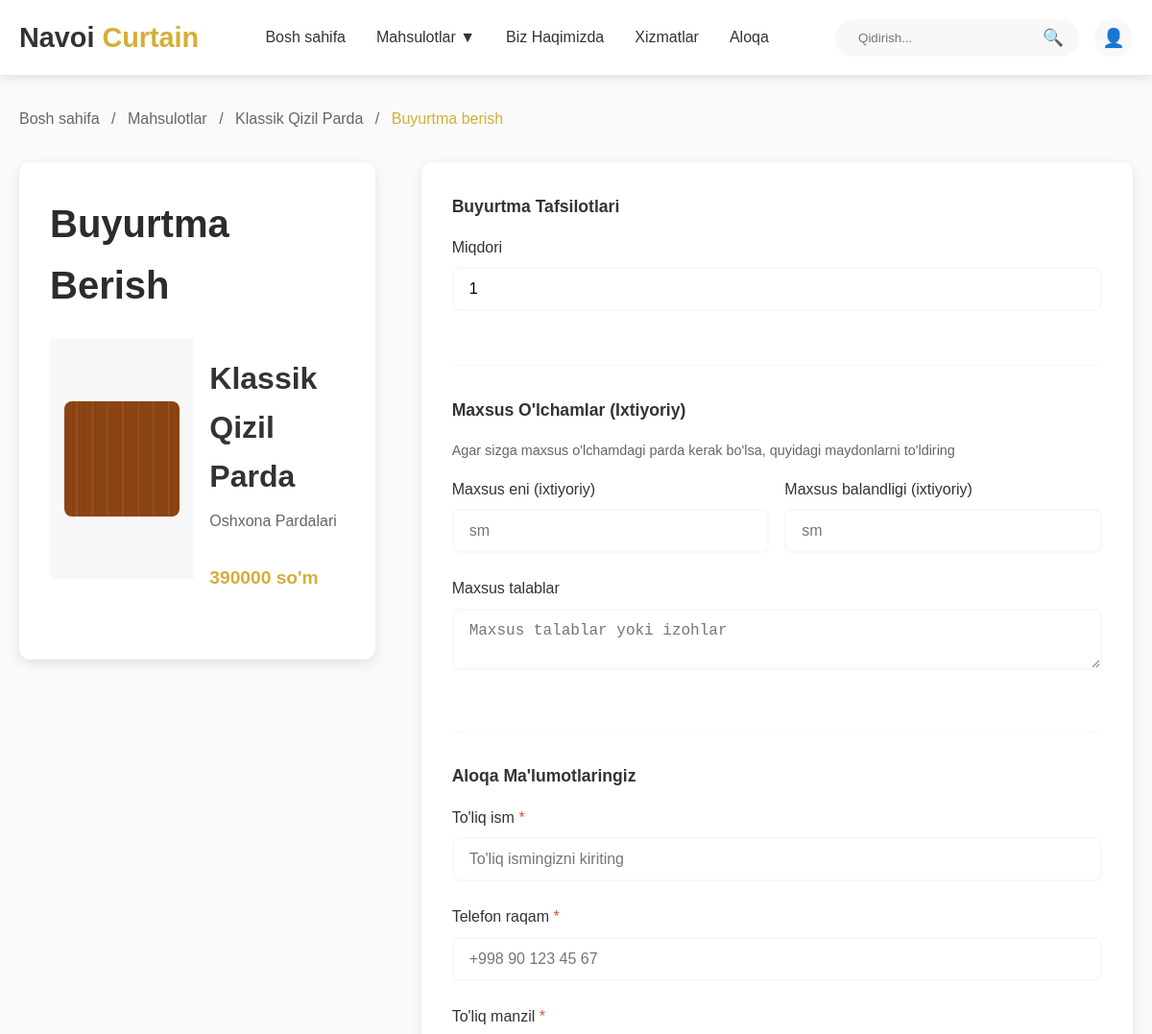
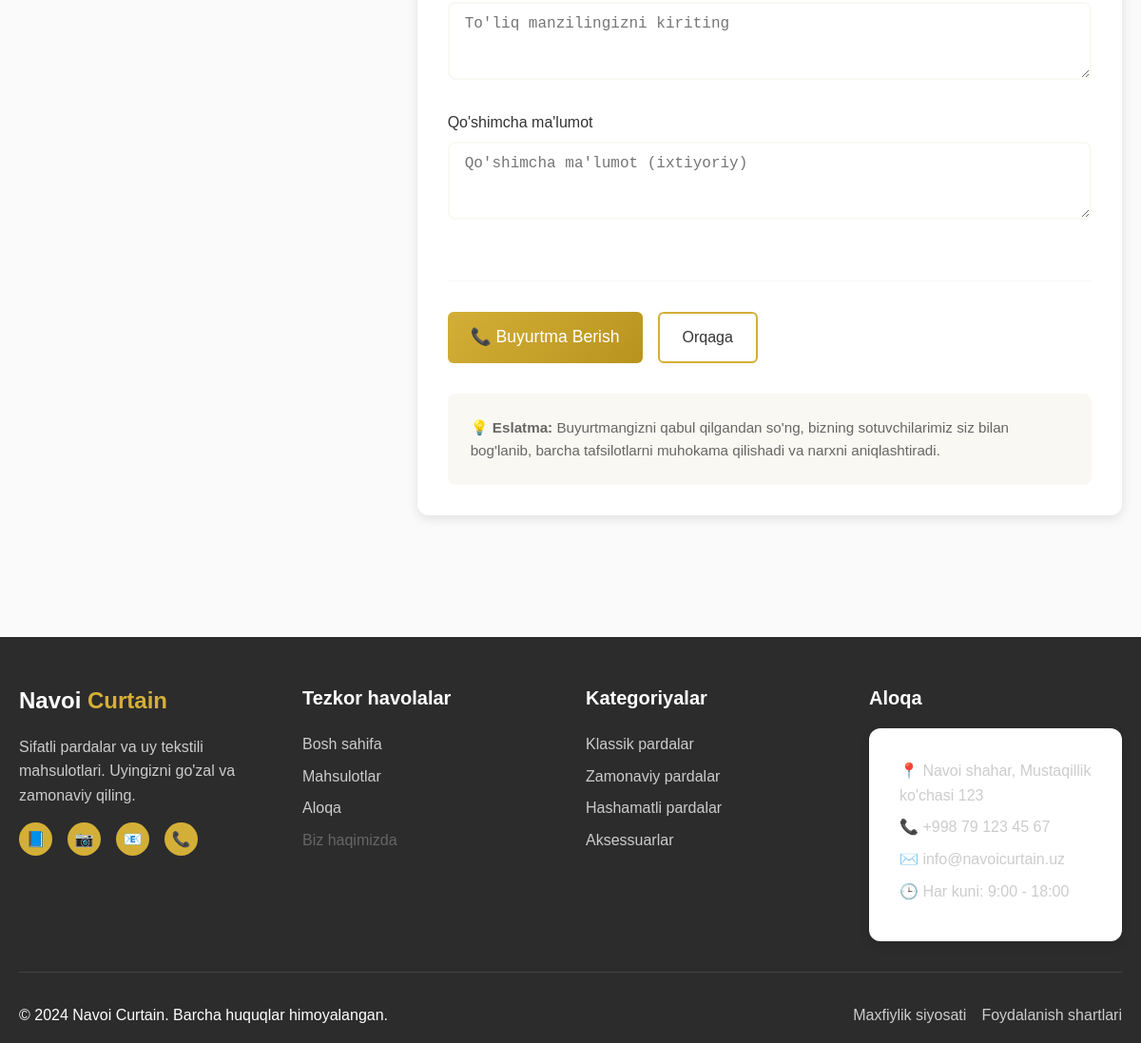
/orders/quick-order/6/, run on the app's committed database (2 pictures, top to bottom).
### apps/curtains/models.py (models this page shows, shortened)
class Curtain(models.Model):
    FABRIC_CHOICES = [
        ('cotton', _('Paxta')),
        ('silk', _('Ipak')),
        ('linen', _('Zig\'ir')),
        ('polyester', _('Polyester')),
        ('velvet', _('Baxmal')),
        ('other', _('Boshqa')),
    ]
    STATUS_CHOICES = [
        ('available', _('Mavjud')),
        ('out_of_stock', _('Tugagan')),
        ('discontinued', _('To\'xtatilgan')),
    ]
    title = models.CharField(_('Nomi'), max_length=225, help_text=_('Parda nomi'))
    slug = models.SlugField(_('Slug'), max_length=255, unique=True, blank=True)
    content = models.TextField(_('Ta\'rif'), null=True, blank=True, help_text=_('Parda haqida batafsil ma\'lumot'))
    price = models.PositiveIntegerField(_('Narxi'), help_text=_('So\'mda narx'))
    discount_price = models.PositiveIntegerField(_('Chegirmali narx'), null=True, blank=True)
    category = models.ForeignKey(Category, on_delete=models.SET_NULL, null=True,
                               related_name='curtains', verbose_name=_('Kategoriya'))
    colors = models.ManyToManyField(Color, verbose_name=_('Ranglar'), blank=True,
                                  related_name='curtains')
    fabric_type = models.CharField(_('Mato turi'), max_length=20, choices=FABRIC_CHOICES,
                                 default='other')
    width = models.PositiveIntegerField(_('Eni (sm)'), null=True, blank=True)
    height = models.PositiveIntegerField(_('Balandligi (sm)'), null=True, blank=True)
    status = models.CharField(_('Holati'), max_length=20, choices=STATUS_CHOICES, default='available')
    is_featured = models.BooleanField(_('Asosiy'), default=False,
                                    help_text=_('Asosiy sahifada ko\'rsatish'))
    is_active = models.BooleanField(_('Faol'), default=True)
    views = models.PositiveIntegerField(_('Ko\'rishlar soni'), default=0)
    stock_quantity = models.PositiveIntegerField(_('Ombordagi soni'), default=0)
    created_date = models.DateTimeField(_('Yaratilgan sana'), auto_now_add=True)
    modified_date = models.DateTimeField(_('O\'zgartirilgan sana'), auto_now=True)
    class Meta:
        verbose_name = _('Parda')
        verbose_name_plural = _('Pardalar')
        ordering = ['-created_date']
        db_table = 'curtains'
        indexes = [
            models.Index(fields=['slug']),
            models.Index(fields=['category', 'is_active']),
            models.Index(fields=['is_featured', 'is_active']),
        ]
    @property
    def is_on_sale(self):
        return self.discount_price and self.discount_price < self.price

class CurtainImage(models.Model):
    curtain = models.ForeignKey(Curtain, on_delete=models.CASCADE, related_name='images',
                              verbose_name=_('Parda'))
    image = models.ImageField(_('Rasm'), upload_to='curtains/%Y/%m/%d/')
    alt_text = models.CharField(_('Alt matni'), max_length=255, blank=True)
    is_main = models.BooleanField(_('Asosiy rasm'), default=False)
    order = models.PositiveIntegerField(_('Tartib'), default=0)
    created_date = models.DateTimeField(_('Yaratilgan sana'), auto_now_add=True)
    class Meta:
        verbose_name = _('Parda rasmi')
        verbose_name_plural = _('Parda rasmlari')
        ordering = ['order', '-created_date']
        db_table = 'curtain_images'

class Category(models.Model):
    title = models.CharField(_('Nomi'), max_length=225, help_text=_('Kategoriya nomi'))
    created_date = models.DateTimeField(_('Yaratilgan sana'), auto_now_add=True)
    class Meta:
        verbose_name = _('Kategoriya')
        verbose_name_plural = _('Kategoriyalar')
        ordering = ['-created_date']
        db_table = 'categories'

### apps/orders/views.py (the view)
# urls.py: path('quick-order/<int:curtain_id>/', views.quick_order_view, name='quick_order'),
def quick_order_view(request, curtain_id):
    curtain = get_object_or_404(Curtain, id=curtain_id, is_active=True)
    if request.method == 'POST':
        form = QuickOrderForm(request.POST)
        if form.is_valid():
            order = Order.objects.create(
                user=request.user if request.user.is_authenticated else None,
                customer_name=form.cleaned_data['customer_name'],
                customer_phone=form.cleaned_data['customer_phone'],
                customer_address=form.cleaned_data['customer_address'],
                notes=form.cleaned_data['notes']
            )
            OrderItem.objects.create(
                order=order,
                curtain=curtain,
                quantity=form.cleaned_data['quantity'],
                unit_price=curtain.final_price,
                custom_width=form.cleaned_data.get('custom_width'),
                custom_height=form.cleaned_data.get('custom_height'),
                custom_notes=form.cleaned_data.get('custom_notes')
            )
            messages.success(
                request,
                f'Buyurtmangiz qabul qilindi! Buyurtma raqami: #{order.order_number}. '
                'Tez orada sotuvchilarimiz siz bilan bog\'lanishadi.'
            )
            return redirect('orders:order_success', order_number=order.order_number)
        else:
            messages.error(request, 'Formada xatoliklar mavjud. Iltimos, to\'g\'rilang.')
    else:
        initial_data = {'curtain_id': curtain.id}
        if request.user.is_authenticated:
            initial_data.update({
                'customer_name': request.user.get_full_name(),
                'customer_phone': request.user.phone or '',
            })
        form = QuickOrderForm(initial=initial_data)
    context = {
        'curtain': curtain,
        'form': form,
    }
    return render(request, 'orders/quick_order.html', context)

### templates/orders/quick_order.html (shortened to what this page needs)
{% load static %}
<!DOCTYPE html>
<html lang="uz">
<head>
    <link rel="stylesheet" href="{% static 'css/styles.css' %}">
</head>
<body>
    {% include 'header.html' %}
    <main class="main">
        <div class="container">
            <nav style="margin-bottom: 2rem;">
                <a href="{% url 'curtains:index' %}" style="color: var(--text-light); text-decoration: none;">Bosh sahifa</a>
                <span style="color: var(--text-light); margin: 0 0.5rem;">/</span>
                <a href="{% url 'curtains:products' %}" style="color: var(--text-light); text-decoration: none;">Mahsulotlar</a>
                <span style="color: var(--text-light); margin: 0 0.5rem;">/</span>
                <a href="{% url 'curtains:product_detail' curtain.slug %}" style="color: var(--text-light); text-decoration: none;">{{ curtain.title }}</a>
                <span style="color: var(--text-light); margin: 0 0.5rem;">/</span>
                <span style="color: var(--primary-gold);">Buyurtma berish</span>
            </nav>
            <div class="order-container">
                <div class="order-product-info">
                    <h1>Buyurtma Berish</h1>
                    <div class="product-summary">
                        {% with main_image=curtain.images.first %}
                        <div class="product-image">
                            {% if main_image %}
                                <img src="{{ main_image.image.url }}" alt="{{ curtain.title }}" style="width: 120px; height: 120px; object-fit: cover; border-radius: 8px;">
                            {% else %}
                                <div style="width: 120px; height: 120px; background: var(--light-beige); display: flex; align-items: center; justify-content: center; font-size: 3rem; border-radius: 8px;">🏺</div>
                            {% endif %}
                        </div>
                        {% endwith %}
                        <div class="product-details">
                            <h2>{{ curtain.title }}</h2>
                            <p>{{ curtain.category.title }}</p>
                            <div class="product-price">
                                {% if curtain.is_on_sale %}
                                    <span style="text-decoration: line-through; color: #999; font-size: 0.9rem;">{{ curtain.price|floatformat:0 }} so'm</span>
                                    <span style="color: #e74c3c; font-weight: bold; font-size: 1.2rem;">{{ curtain.final_price|floatformat:0 }} so'm</span>
                                {% else %}
                                    <span style="font-weight: bold; font-size: 1.2rem;">{{ curtain.price|floatformat:0 }} so'm</span>
                                {% endif %}
                            </div>
                        </div>
                    </div>
                </div>
                <div class="order-form-container">
                    <form method="post" class="order-form">
                        <div class="form-section">
                            <h3>Buyurtma Tafsilotlari</h3>
                            <div class="form-group">
                                <label for="{{ form.quantity.id_for_label }}" class="form-label">
                                    {{ form.quantity.label }}
                                </label>
                                {{ form.quantity }}
                            </div>
                        </div>
                        <div class="form-section">
                            <h3>Maxsus O'lchamlar (Ixtiyoriy)</h3>
                            <p style="color: var(--text-light); font-size: 0.9rem; margin-bottom: 1rem;">
                                Agar sizga maxsus o'lchamdagi parda kerak bo'lsa, quyidagi maydonlarni to'ldiring
                            </p>
                            <div class="form-row">
                                <div class="form-group">
                                    <label for="{{ form.custom_width.id_for_label }}" class="form-label">
                                        {{ form.custom_width.label }}
                                    </label>
                                    {{ form.custom_width }}
                                </div>
                                <div class="form-group">
                                    <label for="{{ form.custom_height.id_for_label }}" class="form-label">
                                        {{ form.custom_height.label }}
                                    </label>
                                    {{ form.custom_height }}
                                </div>
                            </div>
                            <div class="form-group">
                                <label for="{{ form.custom_notes.id_for_label }}" class="form-label">
                                    {{ form.custom_notes.label }}
                                </label>
                                {{ form.custom_notes }}
                            </div>
                        </div>
                        <div class="form-section">
                            <h3>Aloqa Ma'lumotlaringiz</h3>
                            <div class="form-group">
                                <label for="{{ form.customer_name.id_for_label }}" class="form-label">
                                    {{ form.customer_name.label }} <span class="required">*</span>
                                </label>
                                {{ form.customer_name }}
                            </div>
                            <div class="form-group">
                                <label for="{{ form.customer_phone.id_for_label }}" class="form-label">
                                    {{ form.customer_phone.label }} <span class="required">*</span>
                                </label>
                                {{ form.customer_phone }}
                            </div>
                            <div class="form-group">
                                <label for="{{ form.customer_address.id_for_label }}" class="form-label">
                                    {{ form.customer_address.label }} <span class="required">*</span>
                                </label>
                                {{ form.customer_address }}
                            </div>
                            <div class="form-group">
                                <label for="{{ form.notes.id_for_label }}" class="form-label">
                                    {{ form.notes.label }}
                                </label>
                                {{ form.notes }}
                            </div>
                        </div>
                        <div class="form-actions">
                            <button type="submit" class="btn btn-primary btn-large">
                                📞 Buyurtma Berish
                            </button>
                            <a href="{% url 'curtains:product_detail' curtain.slug %}" class="btn btn-secondary">
                                Orqaga
                            </a>
                        </div>
                        <div class="order-note">
                            <p><strong>💡 Eslatma:</strong> Buyurtmangizni qabul qilgandan so'ng, bizning sotuvchilarimiz siz bilan bog'lanib, barcha tafsilotlarni muhokama qilishadi va narxni aniqlashtiradi.</p>
                        </div>
                    </form>
                </div>
            </div>
        </div>
    </main>
    {% include 'footer.html' %}
</body>
</html>

### data on the page
Curtain: title "Klassik Qizil Parda", category "Oshxona Pardalari", price "390000"
CurtainImage: image (picture)
